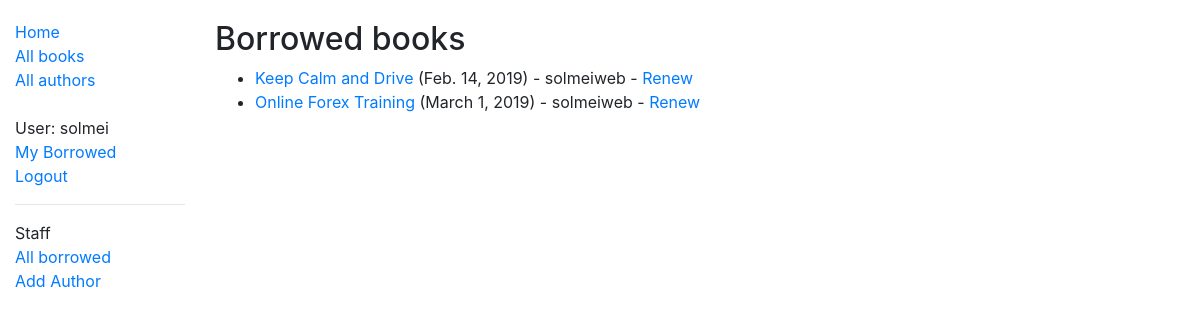
Page /catalog/all-borrowed/ (signed in) on the committed database.
### catalog/models.py (models this page shows, shortened)
class BookInstance(models.Model):
    id = models.UUIDField(
        primary_key=True,
        default=uuid.uuid4,
        help_text='Unique ID for this particular book across whole library')
    book = models.ForeignKey('Book', on_delete=models.SET_NULL, null=True)
    imprint = models.CharField(max_length=200)
    due_back = models.DateField(null=True, blank=True)
    borrower = models.ForeignKey(User, on_delete=models.SET_NULL, null=True, blank=True)
    LOAN_STATUS = (
        ('m', 'Maintenance'),
        ('o', 'On loan'),
        ('a', 'Available'),
        ('r', 'Reserved'),
    )
    status = models.CharField(
        max_length=1,
        choices=LOAN_STATUS,
        blank=True,
        default='m',
        help_text='Book availability',
    )
    class Meta:
        ordering = ['due_back']
        permissions = (("can_mark_returned", "Set book as returned"),)
    @property
    def is_overdue(self):
        if self.due_back and date.today() > self.due_back:
            return True
        return False

class Book(models.Model):
    title = models.CharField(max_length=200)
    author = models.ForeignKey('Author', on_delete=models.SET_NULL, null=True)
    summary = models.TextField(max_length=1000, help_text='Enter a brief description of the book')
    isbn = models.CharField(
        'ISBN',
        max_length=13,
        help_text='13 Character <a href="https://www.isbn-international.org/content/what-isbn">ISBN number</a>'
    )
    genre = models.ManyToManyField(Genre, help_text="Select a genre for this book")
    language = models.ForeignKey('Language', on_delete=models.SET_NULL, null=True)
    def display_genre(self):
        """Create a string for the Genre. This is required to display genre in Admin result."""
        return ', '.join(genre.name for genre in self.genre.all()[:3])
    display_genre.short_description = 'Genre'

### catalog/views.py (the view)
# urls.py: path('all-borrowed/', views.LoanedBooksListView.as_view(), name='all-borrowed'),
class LoanedBooksListView(PermissionRequiredMixin, generic.ListView):
    permission_required = 'catalog.can_mark_returned'
    model = BookInstance
    template_name = 'catalog/bookinstance_list_borrowed_books.html'
    paginate_by = 10
    def get_queryset(self):
        return BookInstance.objects.filter(status__exact='o').order_by('due_back')

### catalog/templates/catalog/bookinstance_list_borrowed_books.html (shortened to what this page needs)
{% extends "base_generic.html" %}
{% block content %}
    <h2>Borrowed books</h2>
    {% if bookinstance_list %}
    <ul>
      {% for bookinst in bookinstance_list %}
      <li class="{% if bookinst.is_overdue %}text-danger{% endif %}">
        <a href="{% url 'book-detail' bookinst.book.pk %}">{{bookinst.book.title}}</a>
          ({{ bookinst.due_back }}) - {{ bookinst.borrower }}
          {% if perms.catalog.can_mark_returned %} - <a href="{% url 'renew-book-librarian' bookinst.id %}">Renew</a>  {% endif %}
      </li>
      {% endfor %}
    </ul>
    {% else %}
      <p>There are no books borrowed.</p>
    {% endif %}
{% endblock %}

### catalog/templates/base_generic.html (shortened to what this page needs)
<!DOCTYPE html>
<html lang="en">
<head>
  <link rel="stylesheet" href="https://stackpath.bootstrapcdn.com/bootstrap/4.1.3/css/bootstrap.min.css">
  {% load static %}
  <link rel="stylesheet" href="{% static 'css/styles.css' %}">
</head>
<body>
  <div class="container-fluid">
    <div class="row">
      <div class="col-sm-2">
      {% block sidebar %}
        <ul class="sidebar-nav">
          <li><a href="{% url 'index' %}">Home</a></li>
          <li><a href="{% url 'books' %}">All books</a></li>
          <li><a href="{% url 'authors' %}">All authors</a></li>
          <li>&nbsp;</li>
          {% if user.is_authenticated %}
            <li>User: {{ user.get_username }}</li>
            <li><a href="{% url 'my-borrowed' %}">My Borrowed</a></li>
            <li><a href="{% url 'logout' %}?next={{ request.path }}">Logout</a></li>
            {% if perms.catalog.can_mark_returned %}
              <li><hr/></li>
              <li>Staff</li>
              <li><a href="{% url 'all-borrowed' %}">All borrowed</a></li>
              <li><a href="{% url 'author_create' %}">Add Author</a></li>
            {% endif %}
          {% else %}
            <li><a href="{% url 'login' %}?next={{ request.path }}">Login</a></li>
          {% endif %}
        </ul>
     {% endblock %}
      </div>
      <div class="col-sm-10 margin-top">
        <div class="row">
          <div class="col-sm-12">
            {% block content %}{% endblock %}
          </div>
        </div>
      </div>
    </div>
  </div>
</body>
</html>

### catalog/static/css/styles.css (style rules this page uses)
.sidebar-nav { margin-top: 20px; padding: 0; list-style: none; }
.margin-top { margin-top: 20px; }

### rows in the picture
BookInstance: book "Keep Calm and Drive", due_back "Feb. 14, 2019", borrower "solmeiweb"
BookInstance: book "Online Forex Training", due_back "March 1, 2019", borrower "solmeiweb"

### other values in the picture
{{ user.get_username }} "solmei"
